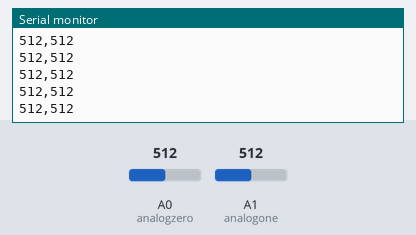
Simulated run of this sketch. Board: Arduino Uno, built with avr-gcc and run on an emulated ATmega328P. On the bench: the last lines printed to the serial monitor. The inputs (shaded band) are chosen by the test bench; at power-on: A0 (analogzero) = 512, A1 (analogone) = 512.

Above: at 1.2 s.
1.3 s: A0 (analogzero) set to 716
At 2.4 s:
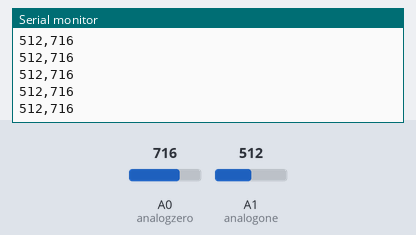
4.3 s: A1 (analogone) set to 716
At 5.1 s:
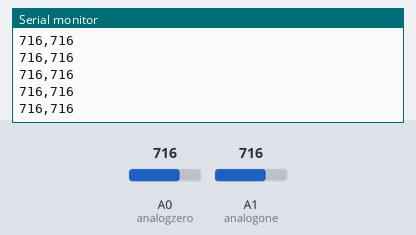
5.8 s: A0 (analogzero) set to 900
At 6.9 s:
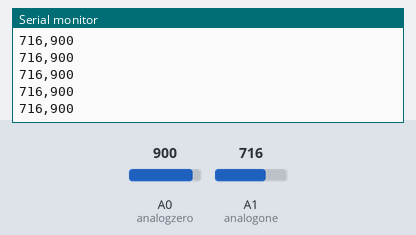
7.3 s: A1 (analogone) set to 900
At 8.4 s:
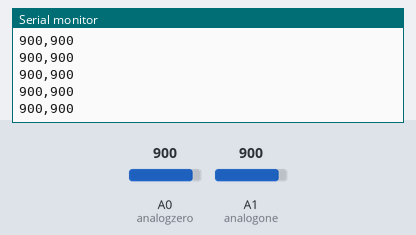
Timing chart, 0 to 9.8 s (numbered marks = the images above; inputs shaded):
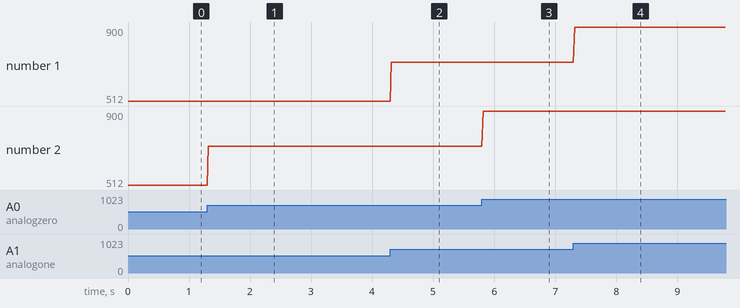

Measured:
- after the input at 1.3 s, the serial monitor: prints a new line at once (image 1)
- after the input at 4.3 s, the serial monitor: prints a new line at once (image 2)
- after the input at 5.8 s, the serial monitor: prints a new line at once (image 3)
- after the input at 7.3 s, the serial monitor: prints a new line at once (image 4)
- plotted number 2: 512 → 716 after the input at 1.3 s, 716 → 900 after the input at 5.8 s

The sketch:

AnalogRead.ino
```cpp
int analogzero = 0;
int analogone = 1;
int LR;
int UD;
String strung;
void setup() {
  // put your setup code here, to run once:
  Serial.begin(9600);
}

void loop() {
  // put your main code here, to run repeatedly:
  LR = analogRead(analogone);
  UD = analogRead(analogzero);

  Serial.print(LR);
  Serial.print(",");
  Serial.println(UD);
  delay(20);
}
```
